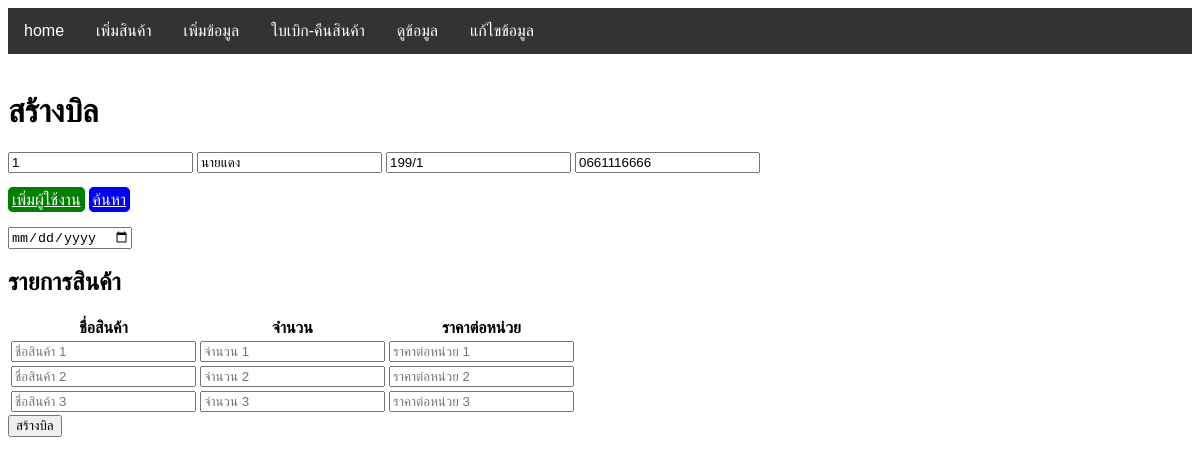
/new2.php?customer_id=1, run on the app's committed database.
### tables this page shows
CREATE TABLE `customers` (
  `customer_id` int(11) NOT NULL,
  `customer_name` varchar(255) NOT NULL,
  `customer_address` varchar(255) NOT NULL,
  `customer_town` varchar(255) NOT NULL,
  `customer_phone` text NOT NULL
);

### new2.php (the view, shortened to what this page needs)
<?php
    include("php/connectdb.php")
?>
<!DOCTYPE html>
<html lang="en">
<head>
  <link rel="stylesheet" href="css/style.css">
</head>
<body>
<?php include("php/menu.php") ?><br>
  <h1>สร้างบิล</h1>
  <form action="new.php" method="post">
<?php
$customer_id = isset($_GET['customer_id']) ? $_GET['customer_id'] : "ไม่มีเลข";
if ($customer_id) {
  $query = "SELECT * FROM customers WHERE customer_id = '$customer_id'";
  $result = mysqli_query($conn, $query);
  if (mysqli_num_rows($result) > 0) {
    while ($row = mysqli_fetch_array($result)) {
      $name = $row['customer_name'];
      $address = $row['customer_address'];
      $phone = $row['customer_phone'];
    }
} else {
  echo "";
}
}
?>
    <input type="text" name="customer_id" value="<?php echo $customer_id ?>">
    <input type="text" name="customer_name" value="<?php  if(isset($name)){echo $name; } else{echo"This variable is NOT empty";} ?>">
    <input type="text" name="address" value="<?php  if(isset($address)){echo $address; } else{echo"This variable is NOT empty";} ?>">
    <input type="text" name="phone" value="<?php  if(isset($phone)){echo $phone; } else{echo"This variable is NOT empty";} ?>"><br>
    <br>
    <a class='btn1' href='add_customer.php'>เพิ่มผู้ใช้งาน</a>
    <a class='btn2' href='customer.php'>ค้นหา</a>
    <br>
    <br>
    <input type="date" name="date_of_issue" placeholder="วันที่ออกบิล">
    <h2>รายการสินค้า</h2>
    <table>
      <tr>
        <th>ชื่อสินค้า</th>
        <th>จำนวน</th>
        <th>ราคาต่อหน่วย</th>
      </tr>
      <tr>
        <td><input type="text" name="item_name_1" placeholder="ชื่อสินค้า 1"></td>
        <td><input type="number" name="quantity_1" placeholder="จำนวน 1"></td>
        <td><input type="number" name="unit_price_1" placeholder="ราคาต่อหน่วย 1"></td>
      </tr>
      <tr>
        <td><input type="text" name="item_name_2" placeholder="ชื่อสินค้า 2"></td>
        <td><input type="number" name="quantity_2" placeholder="จำนวน 2"></td>
        <td><input type="number" name="unit_price_2" placeholder="ราคาต่อหน่วย 2"></td>
      </tr>
      <tr>
        <td><input type="text" name="item_name_3" placeholder="ชื่อสินค้า 3"></td>
        <td><input type="number" name="quantity_3" placeholder="จำนวน 3"></td>
        <td><input type="number" name="unit_price_3" placeholder="ราคาต่อหน่วย 3"></td>
      </tr>
    </table>
    <input type="submit" value="สร้างบิล">
  </form>

### css/style.css (style rules this page uses)
body { background-color: white; }
.btn1 { border: 1px solid green; border-radius: 5px; background-color: green; padding: 3px; margin-top: 10px; color: #fff; }
.btn2 { border: 1px solid blue; border-radius: 5px; background-color: blue; padding: 3px; margin-top: 10px; color: #fff; }

### data on the page
customers: customer_name "นายแดง", address "199/1", phone "0661116666"
